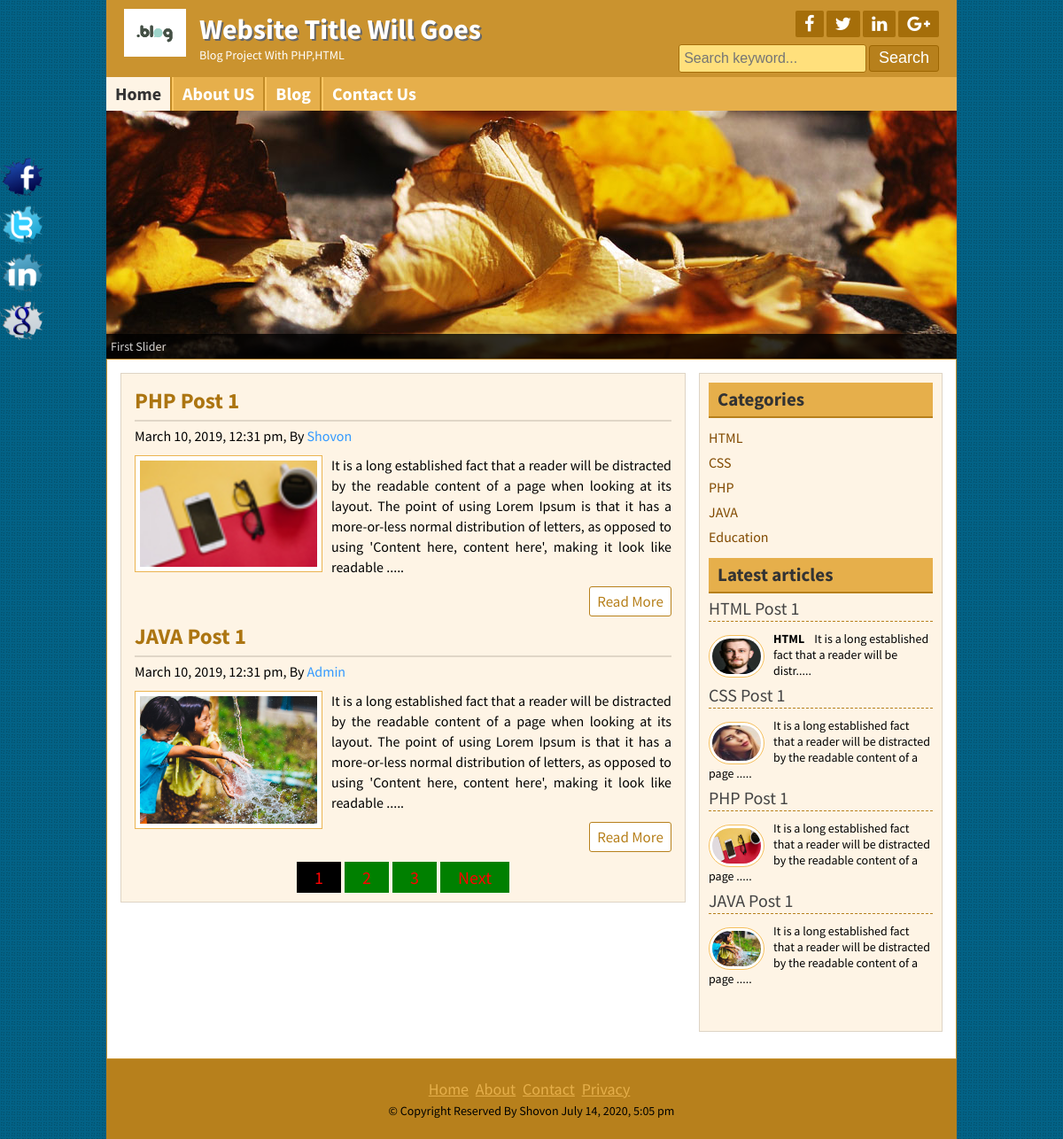
The page / on the database its author committed.
### tables this page shows
CREATE TABLE `tbl_titleslogan` (
  `id` int(11) NOT NULL,
  `title` varchar(255) NOT NULL,
  `slogan` varchar(255) NOT NULL,
  `logo` varchar(255) NOT NULL
);

CREATE TABLE `tbl_social` (
  `id` int(11) NOT NULL,
  `fb` varchar(255) NOT NULL,
  `tw` varchar(255) NOT NULL,
  `ln` varchar(255) NOT NULL,
  `gg` varchar(255) NOT NULL
);

CREATE TABLE `tbl_page` (
  `id` int(11) NOT NULL,
  `name` varchar(255) NOT NULL,
  `body` varchar(5000) NOT NULL
);

CREATE TABLE `tbl_post` (
  `id` int(11) NOT NULL,
  `cat` int(11) NOT NULL,
  `title` varchar(255) NOT NULL,
  `body` text NOT NULL,
  `image` varchar(255) NOT NULL,
  `author` varchar(50) NOT NULL,
  `tags` varchar(255) NOT NULL,
  `date` timestamp NOT NULL DEFAULT current_timestamp() ON UPDATE current_timestamp()
);

CREATE TABLE `tbl_category` (
  `id` int(11) NOT NULL,
  `name` varchar(60) NOT NULL
);

CREATE TABLE `tbl_footer` (
  `id` int(11) NOT NULL,
  `copyright` varchar(255) NOT NULL
);

### lib/Database.php (called while the page is built, shortened)
<?php
Class Database{
	public $host   = DB_HOST;
	public $user   = DB_USER;
	public $pass   = DB_PASS;
	public $dbname = DB_NAME;
	public $link;
	private function connectDB(){
	$this->link = new mysqli($this->host, $this->user, $this->pass, $this->dbname);
 }
	public function select($query){
		$result = $this->link->query($query) or die($this->link->error.__LINE__);
		if($result->num_rows > 0){
			return $result;
		} else {
			return false;
		}
	}
}

### helpers/Format.php (called while the page is built, shortened)
<?php
class Format{
	public function dateFormat($date){
		return date('F j, Y, g:i a',strtotime($date));
	}
	public function shortTxt($text,$limit){
		$text=substr($text,0,$limit);
		$text=$text.".....";
		return $text;
	}
}
?>

### index.php (the view, shortened to what this page needs)
<?php include('inc/header.php');?>
<?php include('inc/slider.php');?>
<?php
$per_page=2;
		if(isset($_GET['page'])){
			$page=$_GET['page'];
		}
		else{
			$page=1;
		}
		$offset=$page*$per_page-$per_page;
$sql="SELECT * FROM tbl_post ORDER BY title DESC limit $per_page OFFSET $offset;";
$result=$db->select($sql);
?>
	<div class="contentsection contemplete clear">
		<div class="maincontent clear">
			<?php
			if($result){
			while($row=$result->fetch_assoc()){
			?>
			<div class="samepost clear">
				<h2><a href="post.php?id=<?php echo $row['id'] ?>"><?php echo $row['title'];?></a></h2>
				<h4><?php echo $format->dateFormat($row['date']); ?>, By <a href="#"><?php echo $row['author'];?></a></h4>
				 <a href="#"><img src="admin/<?php echo $row['image']; ?>" alt="post image"/></a>
				<?php echo $format->shortTxt($row['body'],300);?>
				<div class="readmore clear">
					<a href="post.php?id=<?php echo $row['id'] ?>">Read More</a>
				</div>
			</div>
			<?php }
        $query="SELECT *FROM tbl_post;";
        $res=$db->select($query);
		$rownum=mysqli_num_rows($res);
        $pagenum=ceil($rownum/$per_page);
        ?>
			<div class="pagination">
				<?php
				for($i=1;$i<=$pagenum;$i++){
				?>
				<a href="index.php?page=<?php echo $i; ?>" class="<?php echo $page==$i?'active':'normal'; ;?>"><?php echo $i; ?></a>
				<?php
				}
				?>
				<?php if($page<$pagenum){
				?>
				<a  href="index.php?page=<?php echo $page+1; ?>" class="normal">Next</a>
			<?php } ?>
			</div>
     <?php    }
       else{
       	header("location:404.php");
       }
     ?>
		</div>
		<?php include('inc/sidebar.php');?>
	<?php include('inc/footer.php');?>

### inc/header.php (shortened to what this page needs)
<?php include 'lib/Database.php';?>
<?php include 'helpers/Format.php';?>
<?php
	  $db=new Database();
	  $format=new Format();
?>
<!DOCTYPE html>
<html>
<head>
	<?php include 'scripts/css.php';?>
</head>
<body>
	<div class="headersection templete clear">
		<a href="index.php">
			<div class="logo">
<?php
$query="SELECT * FROM tbl_titleslogan WHERE id=1;";
$result=$db->select($query);
if($result){
	while($row=$result->fetch_assoc()){
?>
				<img src="admin/<?php echo $row['logo'];?>" alt="Logo"/>
				<h2><?php echo $row['title'];?></h2>
				<p><?php echo $row['slogan'];?></p>
<?php } } ?>
			</div>
		</a>
		<div class="social clear">
			<div class="icon clear">
<?php
$query="SELECT * FROM tbl_social WHERE id=1;";
$result=$db->select($query);
if($result){
	while($row=$result->fetch_assoc()){
?>
				<a href="<?php echo $row['fb'];?>" target="_blank"><i class="fa fa-facebook"></i></a>
				<a href="<?php echo $row['tw'];?>" target="_blank"><i class="fa fa-twitter"></i></a>
				<a href="<?php echo $row['ln'];?>" target="_blank"><i class="fa fa-linkedin"></i></a>
				<a href="<?php echo $row['gg'];?>" target="_blank"><i class="fa fa-google-plus"></i></a>
<?php } } ?>
			</div>
			<div class="searchbtn clear">
			<form action="search.php" method="get">
				<input type="text" name="search" placeholder="Search keyword..."/>
				<input type="submit" name="submit" value="Search"/>
			</form>
			</div>
		</div>
	</div>
<div class="navsection templete">
<?php
$path=$_SERVER['SCRIPT_FILENAME'];
$title=basename($path,'.php');
?>
	<ul>
		<li><a <?php if($title=='index'){ echo 'id="active"';}?> href="index.php">Home</a></li>
<?php
$query="SELECT * FROM tbl_page;";
$res=$db->select($query);
if($res){
	while($rows=$res->fetch_assoc()){
?>
		<li>
		<a
		<?php
			if (isset($_GET['pageid']) && $_GET['pageid']== $rows['id']){
				echo 'id="active"';
			}
		?>
		href="page.php?pageid=<?php echo $rows['id'];?>">
		<?php echo $rows['name']; ?>
		</a>
		</li>
<?php }}?>
		<li><a <?php if($title=='contact'){ echo 'id="active"';}?> href="contact_us.php">Contact Us</a></li>
	</ul>
</div>

### scripts/css.php
<link rel="stylesheet" href="font-awesome-4.5.0/css/font-awesome.css">
<link rel="stylesheet" href="css/nivo-slider.css" type="text/css" media="screen" />
<link rel="stylesheet" href="style.css">
<?php
$query="SELECT * FROM  tbl_theme WHERE id='1';";
$result=$db->select($query);
while($row=$result->fetch_assoc()){
	if($row['name'] == 'default'){
?>
<link rel="stylesheet" href="theme/default.css">
	<?php } elseif ($row['name'] == 'green') { ?>
<link rel="stylesheet" href="theme/green.css">
<?php }  } ?>

### inc/slider.php
<div class="slidersection templete clear">
        <div id="slider">
<?php
$query="SELECT * FROM tbl_slider ORDER BY id ASC LIMIT 5;";
$post=$db->select($query);
if($post){
	while($result=$post->fetch_assoc()) {
?>
            <a href="#"><img src="admin/<?php echo $result['image']; ?>" alt="<?php echo $result['tittle'];?>" title="<?php echo $result['title'];?>" /></a>
<?php }}
?>
        </div>
</div>

### inc/sidebar.php
<div class="sidebar clear">
			<div class="samesidebar clear">
				<h2>Categories</h2>
				<?php
$query="SELECT * FROM tbl_category;";
$category=$db->select($query);
 if($category){
 while($row=$category->fetch_assoc()){
?>
					<ul>
						<li>
						<a href="posts.php?category=<?php echo $row['id'];?>">
						<?php echo $row['name'];?>
						</a>
						</li>
					</ul>
 <?php }?>
 <?php }else{?>
	 <li><a href="#">No Category Found</a></li>
<?php
 }?>
			</div>
			<div class="samesidebar clear">
				<h2>Latest articles</h2>
					<div class="popular clear">
					<?php
						$query_latest="SELECT * FROM tbl_post LIMIT 4;";
						$post_latest=$db->select($query_latest);
						 if($post_latest){
						 while($row_latest=$post_latest->fetch_assoc()){
						?>
						<h3><a href="post.php?id=<?php echo $row_latest['id'];?>"><?php echo $row_latest['title'];?></a></h3>
						<a href="post.php?id=<?php echo $row_latest['id'];?>"><img src="admin/<?php echo $row_latest['image'];?>" alt="post image"/></a>
						<?php echo $format->shortTxt($row_latest['body'],100);?>
						 <?php }}else{header("Location:404.php");}?>
					</div>
			</div>
		</div>

### inc/footer.php (shortened to what this page needs)
</div>
	<div class="footersection templete clear">
	  <div class="footermenu clear">
		<ul>
			<li><a href="#">Home</a></li>
			<li><a href="#">About</a></li>
			<li><a href="#">Contact</a></li>
			<li><a href="#">Privacy</a></li>
		</ul>
	  </div>
<?php
$query="SELECT * FROM tbl_footer WHERE id=1;";
$result=$db->select($query);
if($result){
	while($row=$result->fetch_assoc()){
?>
	  <p>&copy; <?php
	   echo $row['copyright']." "; echo date('F j, Y, g:i a'); ?> </p>
<?php } } ?>
	</div>
	<div class="fixedicon clear">
<?php
$query="SELECT * FROM tbl_social WHERE id=1;";
$result=$db->select($query);
if($result){
	while($row=$result->fetch_assoc()){
?>
		<a href="<?php echo $row['fb'];?>" target="_blank"><img src="images/fb.png" alt="Facebook"/></a>
		<a href="<?php echo $row['tw'];?>" target="_blank"><img src="images/tw.png" alt="Twitter"/></a>
		<a href="<?php echo $row['ln'];?>" target="_blank"><img src="images/in.png" alt="LinkedIn"/></a>
		<a href="<?php echo $row['gg'];?>" target="_blank""><img src="images/gl.png" alt="GooglePlus"/></a>
<?php } } ?>
	</div>
</body>
</html>

### css/nivo-slider.css (style rules this page uses)
.nivoSlider { position:relative; }
.nivoSlider a.nivo-imageLink { position:absolute; top:0px; left:0px; width:100%; height:100%; border:0; padding:0; margin:0; z-index:60; display:none; }

### theme/default.css (style rules this page uses)
.headersection { background: #ca932f none repeat scroll 0 0; }
.searchbtn input[type="text"] { border: 1px solid #A56E0A;background:#FFE07C; }
.icon a { background: #a56e0a none repeat scroll 0 0; }
input[type="submit"] { background: #b7801c none repeat scroll 0 0; }
.searchbtn input[type="submit"] { border: 1px solid #9d6602;; }
.navsection { background: none repeat scroll 0 0 #e6af4b; }
.navsection ul li { border-left: 2px solid #fdc662;border-right: 2px solid #c18a26; }

### index.php (style rules this page uses)
.pagination { margin-top: 10px; padding: 10px; font-size: 20px; text-align: center; color:red; }
.active { background-color: black; padding:5px 20px; text-decoration: none; margin-top:5px; color:red; }
.normal { background-color: green; padding:5px 20px; text-decoration: none; margin-top:5px; color:red; }

### rows shown on the page
tbl_titleslogan: logo (picture), title "Website Title Will Goes", slogan "Blog Project With PHP,HTML"
tbl_page: name "About US"
tbl_page: name "Blog"
tbl_post: title "PHP Post 1", date "March 10, 2019, 12:31 pm", author "Shovon", image (picture), body "It is a long established fact that a reader will be distracted by the readable content of a page when looking at its layout. The point of using Lorem Ipsum is that it has a more-or-less normal distribution of letters, as opposed to using 'Content here, content here', making it look like readable .....", body "It is a long established fact that a reader will be distracted by the readable content of a page ....."
tbl_post: title "JAVA Post 1", date "March 10, 2019, 12:31 pm", author "Admin", image (picture), body "It is a long established fact that a reader will be distracted by the readable content of a page when looking at its layout. The point of using Lorem Ipsum is that it has a more-or-less normal distribution of letters, as opposed to using 'Content here, content here', making it look like readable .....", body "It is a long established fact that a reader will be distracted by the readable content of a page ....."
tbl_category: name "HTML"
tbl_category: name "CSS"
tbl_category: name "PHP"
tbl_category: name "JAVA"
tbl_category: name "Education"
tbl_post: title "HTML Post 1", image (picture), body "HTML It is a long established fact that a reader will be distr....."
tbl_post: title "CSS Post 1", image (picture), body "It is a long established fact that a reader will be distracted by the readable content of a page ....."
tbl_footer: copyright "Copyright Reserved By Shovon"
